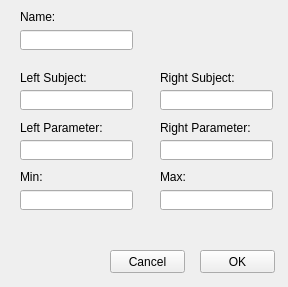
<?xml version="1.0" encoding="UTF-8"?>
<ui version="4.0">
 <class>SleekDoubleGaugeSettings</class>
 <widget class="QWidget" name="SleekDoubleGaugeSettings">
  <property name="geometry">
   <rect>
    <x>0</x>
    <y>0</y>
    <width>288</width>
    <height>287</height>
   </rect>
  </property>
  <property name="windowTitle">
   <string>Form</string>
  </property>
  <widget class="QLineEdit" name="NameText">
   <property name="geometry">
    <rect>
     <x>20</x>
     <y>30</y>
     <width>113</width>
     <height>20</height>
    </rect>
   </property>
  </widget>
  <widget class="QLabel" name="label">
   <property name="geometry">
    <rect>
     <x>20</x>
     <y>10</y>
     <width>47</width>
     <height>13</height>
    </rect>
   </property>
   <property name="text">
    <string>Name:</string>
   </property>
  </widget>
  <widget class="QLabel" name="label_2">
   <property name="geometry">
    <rect>
     <x>20</x>
     <y>70</y>
     <width>111</width>
     <height>16</height>
    </rect>
   </property>
   <property name="text">
    <string>Left Subject:</string>
   </property>
  </widget>
  <widget class="QLineEdit" name="LeftSubjectText">
   <property name="geometry">
    <rect>
     <x>20</x>
     <y>90</y>
     <width>113</width>
     <height>20</height>
    </rect>
   </property>
  </widget>
  <widget class="QLabel" name="label_3">
   <property name="geometry">
    <rect>
     <x>160</x>
     <y>70</y>
     <width>111</width>
     <height>16</height>
    </rect>
   </property>
   <property name="text">
    <string>Right Subject:</string>
   </property>
  </widget>
  <widget class="QLineEdit" name="RightSubjectText">
   <property name="geometry">
    <rect>
     <x>160</x>
     <y>90</y>
     <width>113</width>
     <height>20</height>
    </rect>
   </property>
  </widget>
  <widget class="QLabel" name="label_4">
   <property name="geometry">
    <rect>
     <x>20</x>
     <y>120</y>
     <width>111</width>
     <height>16</height>
    </rect>
   </property>
   <property name="text">
    <string>Left Parameter:</string>
   </property>
  </widget>
  <widget class="QLineEdit" name="LeftParameterText">
   <property name="geometry">
    <rect>
     <x>20</x>
     <y>140</y>
     <width>113</width>
     <height>20</height>
    </rect>
   </property>
  </widget>
  <widget class="QLabel" name="label_5">
   <property name="geometry">
    <rect>
     <x>160</x>
     <y>120</y>
     <width>111</width>
     <height>16</height>
    </rect>
   </property>
   <property name="text">
    <string>Right Parameter:</string>
   </property>
  </widget>
  <widget class="QLineEdit" name="RightParameterText">
   <property name="geometry">
    <rect>
     <x>160</x>
     <y>140</y>
     <width>113</width>
     <height>20</height>
    </rect>
   </property>
  </widget>
  <widget class="QLabel" name="label_6">
   <property name="geometry">
    <rect>
     <x>20</x>
     <y>170</y>
     <width>47</width>
     <height>13</height>
    </rect>
   </property>
   <property name="text">
    <string>Min:</string>
   </property>
  </widget>
  <widget class="QLineEdit" name="MinText">
   <property name="geometry">
    <rect>
     <x>20</x>
     <y>190</y>
     <width>113</width>
     <height>20</height>
    </rect>
   </property>
  </widget>
  <widget class="QLabel" name="label_7">
   <property name="geometry">
    <rect>
     <x>160</x>
     <y>170</y>
     <width>47</width>
     <height>13</height>
    </rect>
   </property>
   <property name="text">
    <string>Max:</string>
   </property>
  </widget>
  <widget class="QLineEdit" name="MaxText">
   <property name="geometry">
    <rect>
     <x>160</x>
     <y>190</y>
     <width>113</width>
     <height>20</height>
    </rect>
   </property>
  </widget>
  <widget class="QPushButton" name="CancelButton">
   <property name="geometry">
    <rect>
     <x>110</x>
     <y>250</y>
     <width>75</width>
     <height>23</height>
    </rect>
   </property>
   <property name="text">
    <string>Cancel</string>
   </property>
  </widget>
  <widget class="QPushButton" name="OkButton">
   <property name="geometry">
    <rect>
     <x>200</x>
     <y>250</y>
     <width>75</width>
     <height>23</height>
    </rect>
   </property>
   <property name="text">
    <string>OK</string>
   </property>
  </widget>
 </widget>
 <resources/>
 <connections/>
</ui>
